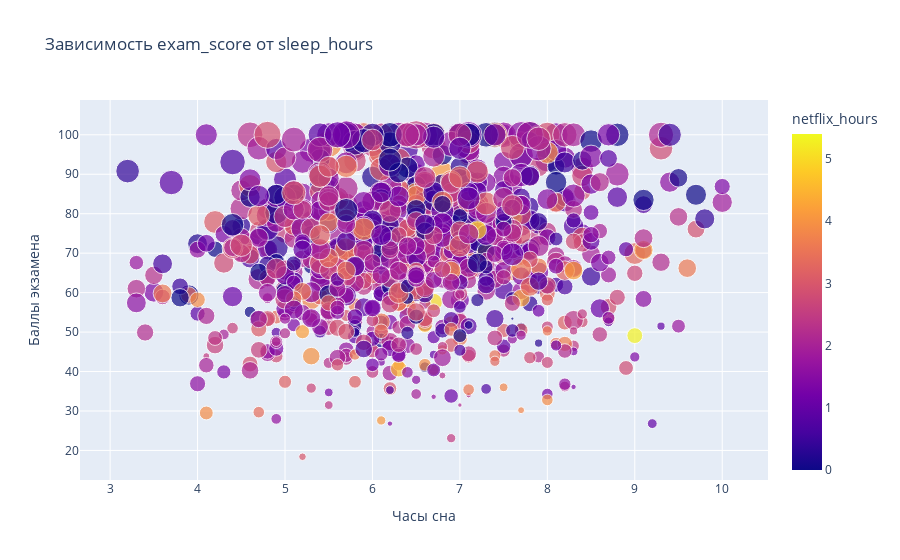

Notebook code for this chart:
### Markdown cell above
# интерактивный график plotly,

### Code cell
# Интерактивный scatter plot
fig = px.scatter(df, x='sleep_hours', y='exam_score', 
                 color='netflix_hours', size='study_hours_per_day',
                 hover_data=['parental_education_level', 'internet_quality'],
                 title='Зависимость exam_score от sleep_hours',
                 labels={'sleep_hours': 'Часы сна', 
                        'exam_score': 'Баллы экзамена',})
fig.show()

### Figure 1 — Plotly figure (JSON) as saved in the notebook; plotly's stock layout.template omitted (floating-point values rounded to 4 significant figures; data arrays with more than 128 entries replaced by an {"elided": "..."} marker saying what was removed)
{"data": [{"customdata": {"elided": "1000x2 str values"}, "hovertemplate": "Часы сна=%{x}<br>Баллы экзамена=%{y}<br>study_hours_per_day=%{marker.size}<br>parental_education_level=%{customdata[0]}<br>internet_quality=%{customdata[1]}<br>netflix_hours=%{marker.color}<extra></extra>", "legendgroup": "", "marker": {"color": {"elided": "1000 float values"}, "coloraxis": "coloraxis", "size": {"elided": "1000 float values"}, "sizemode": "area", "sizeref": 0.02075, "symbol": "circle"}, "mode": "markers", "name": "", "orientation": "v", "showlegend": false, "type": "scatter", "x": {"elided": "1000 float values"}, "xaxis": "x", "y": {"elided": "1000 float values"}, "yaxis": "y"}], "layout": {"coloraxis": {"colorbar": {"title": {"text": "netflix_hours"}}, "colorscale": [[0, "#0d0887"], [0.1111, "#46039f"], [0.2222, "#7201a8"], [0.3333, "#9c179e"], [0.4444, "#bd3786"], [0.5556, "#d8576b"], [0.6667, "#ed7953"], [0.7778, "#fb9f3a"], [0.8889, "#fdca26"], [1, "#f0f921"]]}, "legend": {"itemsizing": "constant", "tracegroupgap": 0}, "title": {"text": "Зависимость exam_score от sleep_hours"}, "xaxis": {"anchor": "y", "domain": [0, 1], "title": {"text": "Часы сна"}}, "yaxis": {"anchor": "x", "domain": [0, 1], "title": {"text": "Баллы экзамена"}}}}
